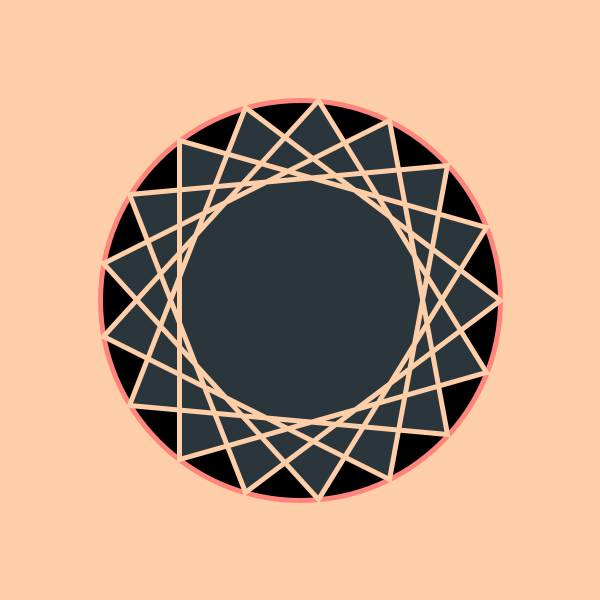
Frame 1 (no input)
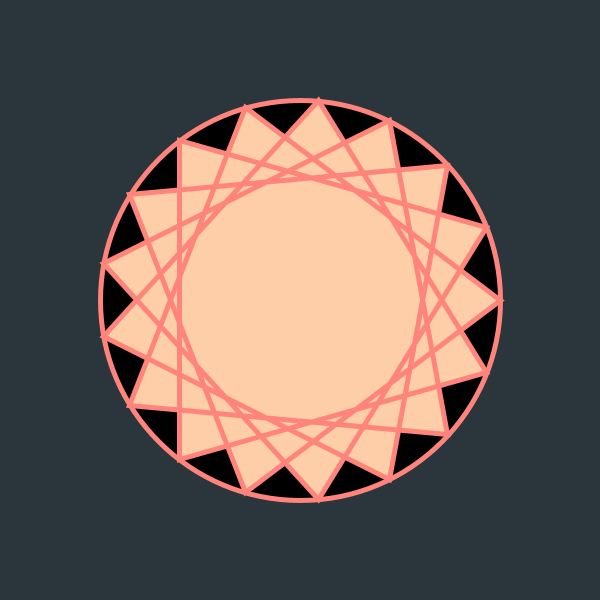
Frame 2 (the mouse pressed at the canvas centre, redrawn once)

The Processing sketch that drew these frames (run headless with seeded random() and noise(); the mouse was pressed at the canvas centre and the sketch redrawn once):

// Processing sketch: NT01_m_Pointed_Stars
// ── NT01_m_Pointed_Stars.pde
// By Risou
// https://risoume.github.io/

color[] colors = {#99B898, #FECEA8, #FF847C, #E84A5F, #2A363B};
int d, m, curr, step;

void setup() {
  size(600, 600);
  noLoop();
  init();
}

void init() {
  m = 17;
  curr = 0;
  step = int(random(1, 8));
  //step = 6;
  d = 400;
}

void draw() {
  background(colors[int(random(colors.length))]);
  //background(colors[2]);
  strokeWeight(5);
  star(width/2, height/2, d/2, m);
}

void star(float x, float y, float r, int m) {
  pushMatrix();
  translate(x, y);
  fill(0);
  stroke(colors[2]);
  ellipse(0, 0, 2*r, 2*r);
  fill(colors[int(random(colors.length))]);
  //fill(colors[4]);
  stroke(colors[int(random(colors.length))]);
  //stroke(colors[1]);
  beginShape();
  for (int i = 0; i < m; i++) {
    vertex(r*cos(2*curr*PI/m), r*sin(2*curr*PI/m));
    curr = (curr+step) % m;
  }
  endShape(CLOSE);
  popMatrix();
}

void mouseReleased() {
  init();
  redraw();
}
